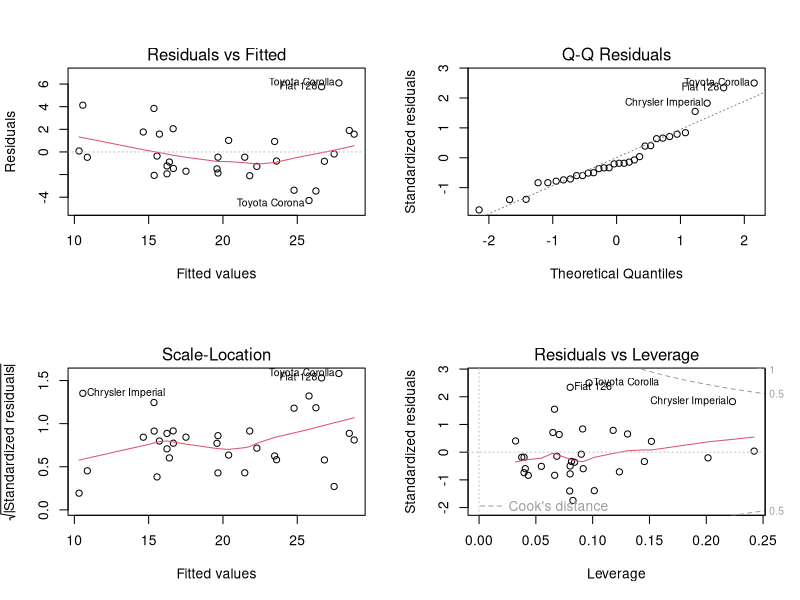

Reproduce this figure in R.
## ---- chunk 1
# Regression Analysis
mtcars  # This is the inbuilt dataset 
## ---- chunk 2
dim(mtcars) # Checking dimension 
## ---- chunk 3
head(mtcars) # Displays only 5 rows in the dataset
## ---- chunk 4
crls=cor(mtcars)  # Checking correrlation
crls
## ---- chunk 5
round(crls,2) # Making it has 2 decimal numbers
## ---- chunk 6
attach(mtcars)
mlr=lm(mpg~.,data=mtcars) # Performing multilinear regression
mlr
## ---- chunk 7
summary(mlr) # Summary of the Mlr
## ---- chunk 8
anova(mlr) # ANOVA test 
## ---- chunk 9
new_mlr=lm(mpg~cyl+disp+wt,data=mtcars)   # Now only performing the Significant variables in mlr
new_mlr
## ---- chunk 10
summary(new_mlr)

## ---- chunk 11
new1_mlr=lm(mpg~cyl+wt,data=mtcars)   # Here droping the disp variable
new1_mlr
## ---- chunk 12
summary(new1_mlr)
## ---- chunk 13
#Assumptions
e=residuals(new1_mlr)
e
## ---- chunk 14
sum(e)
## ---- chunk 15
round(sum(e),5)
## ---- chunk 16
#Multicollinearity
library(lmtest)
library(car)
vif(new1_mlr)
## ---- chunk 17
#durbin watson test for auto correlation
dwtest(new1_mlr)

## ---- chunk 18
# bp test for checking homoscedasticity  (variance of the diagonals is equal or not  )
bptest(new1_mlr)

## ---- chunk 19
#Stocastic Test
library(Matrix)
a=data.frame(cyl,wt)
rankMatrix(as.matrix(a))

## ---- chunk 20
# Cheking for normality of residuals
shapiro.test(e)
## ---- chunk 21
par(mfrow=c(2,2))
plot(new1_mlr)

